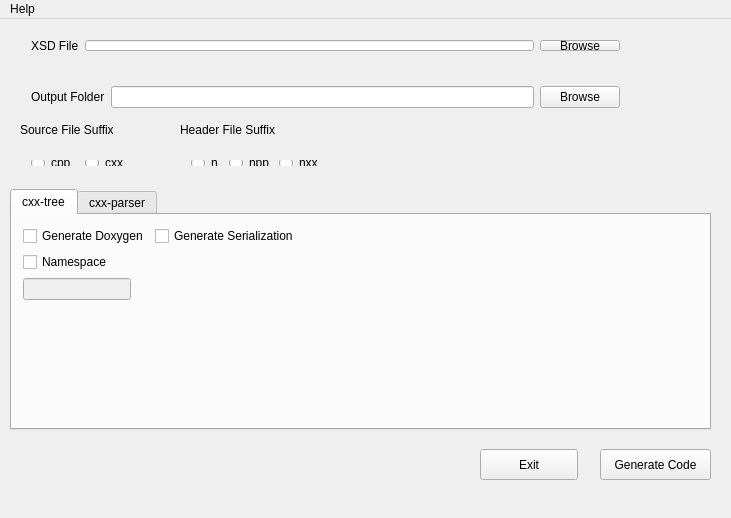
<?xml version="1.0" encoding="UTF-8"?>
<ui version="4.0">
 <class>XSD</class>
 <widget class="QMainWindow" name="XSD">
  <property name="geometry">
   <rect>
    <x>0</x>
    <y>0</y>
    <width>731</width>
    <height>518</height>
   </rect>
  </property>
  <property name="windowTitle">
   <string>XSD CodeSynthesis</string>
  </property>
  <widget class="QWidget" name="centralWidget">
   <widget class="QWidget" name="layoutWidget">
    <property name="geometry">
     <rect>
      <x>20</x>
      <y>10</y>
      <width>611</width>
      <height>33</height>
     </rect>
    </property>
    <layout class="QHBoxLayout" name="horizontalLayout">
     <item>
      <widget class="QLabel" name="label">
       <property name="text">
        <string>XSD File</string>
       </property>
      </widget>
     </item>
     <item>
      <widget class="QLineEdit" name="xsdfile"/>
     </item>
     <item>
      <widget class="QPushButton" name="xsdbrowser">
       <property name="text">
        <string>Browse</string>
       </property>
      </widget>
     </item>
    </layout>
   </widget>
   <widget class="QWidget" name="layoutWidget">
    <property name="geometry">
     <rect>
      <x>20</x>
      <y>50</y>
      <width>611</width>
      <height>56</height>
     </rect>
    </property>
    <layout class="QHBoxLayout" name="horizontalLayout_2">
     <item>
      <widget class="QLabel" name="label_2">
       <property name="text">
        <string>Output Folder</string>
       </property>
      </widget>
     </item>
     <item>
      <widget class="QLineEdit" name="outputFolder"/>
     </item>
     <item>
      <widget class="QPushButton" name="FolderBrowser">
       <property name="text">
        <string>Browse</string>
       </property>
      </widget>
     </item>
    </layout>
   </widget>
   <widget class="QLabel" name="label_3">
    <property name="geometry">
     <rect>
      <x>20</x>
      <y>100</y>
      <width>151</width>
      <height>21</height>
     </rect>
    </property>
    <property name="text">
     <string>Source File Suffix</string>
    </property>
   </widget>
   <widget class="QLabel" name="label_4">
    <property name="geometry">
     <rect>
      <x>180</x>
      <y>100</y>
      <width>151</width>
      <height>21</height>
     </rect>
    </property>
    <property name="text">
     <string>Header File Suffix</string>
    </property>
   </widget>
   <widget class="QTabWidget" name="tabWidget">
    <property name="geometry">
     <rect>
      <x>10</x>
      <y>170</y>
      <width>701</width>
      <height>241</height>
     </rect>
    </property>
    <property name="autoFillBackground">
     <bool>false</bool>
    </property>
    <property name="currentIndex">
     <number>0</number>
    </property>
    <widget class="QWidget" name="tab_3">
     <attribute name="title">
      <string>cxx-tree</string>
     </attribute>
     <layout class="QFormLayout" name="formLayout">
      <property name="fieldGrowthPolicy">
       <enum>QFormLayout::AllNonFixedFieldsGrow</enum>
      </property>
      <item row="0" column="0">
       <widget class="QCheckBox" name="GenDoxygen">
        <property name="text">
         <string>Generate Doxygen</string>
        </property>
       </widget>
      </item>
      <item row="0" column="1">
       <widget class="QCheckBox" name="GenSerialization">
        <property name="text">
         <string>Generate Serialization</string>
        </property>
       </widget>
      </item>
      <item row="1" column="0">
       <widget class="QCheckBox" name="checkBox">
        <property name="text">
         <string>Namespace</string>
        </property>
       </widget>
      </item>
      <item row="3" column="0">
       <widget class="QLabel" name="label_5">
        <property name="text">
         <string/>
        </property>
       </widget>
      </item>
      <item row="2" column="0">
       <widget class="QLineEdit" name="NameSpace">
        <property name="enabled">
         <bool>false</bool>
        </property>
       </widget>
      </item>
     </layout>
    </widget>
    <widget class="QWidget" name="tab_4">
     <attribute name="title">
      <string>cxx-parser</string>
     </attribute>
    </widget>
   </widget>
   <widget class="QWidget" name="layoutWidget">
    <property name="geometry">
     <rect>
      <x>20</x>
      <y>130</y>
      <width>124</width>
      <height>28</height>
     </rect>
    </property>
    <layout class="QHBoxLayout" name="horizontalLayout_3">
     <item>
      <widget class="QRadioButton" name="cpp_button">
       <property name="text">
        <string>cpp</string>
       </property>
      </widget>
     </item>
     <item>
      <widget class="QRadioButton" name="cxx_button">
       <property name="text">
        <string>cxx</string>
       </property>
      </widget>
     </item>
    </layout>
   </widget>
   <widget class="QWidget" name="layoutWidget">
    <property name="geometry">
     <rect>
      <x>180</x>
      <y>130</y>
      <width>154</width>
      <height>28</height>
     </rect>
    </property>
    <layout class="QHBoxLayout" name="horizontalLayout_4">
     <item>
      <widget class="QRadioButton" name="h_button">
       <property name="text">
        <string>h</string>
       </property>
      </widget>
     </item>
     <item>
      <widget class="QRadioButton" name="hpp_button">
       <property name="text">
        <string>hpp</string>
       </property>
      </widget>
     </item>
     <item>
      <widget class="QRadioButton" name="hxx_button">
       <property name="text">
        <string>hxx</string>
       </property>
      </widget>
     </item>
    </layout>
   </widget>
   <widget class="QPushButton" name="pushButton">
    <property name="geometry">
     <rect>
      <x>600</x>
      <y>430</y>
      <width>111</width>
      <height>31</height>
     </rect>
    </property>
    <property name="text">
     <string>Generate Code</string>
    </property>
   </widget>
   <widget class="QPushButton" name="exit_button">
    <property name="geometry">
     <rect>
      <x>480</x>
      <y>430</y>
      <width>98</width>
      <height>31</height>
     </rect>
    </property>
    <property name="text">
     <string>Exit</string>
    </property>
   </widget>
   <zorder>layoutWidget</zorder>
   <zorder>layoutWidget</zorder>
   <zorder>layoutWidget</zorder>
   <zorder>layoutWidget</zorder>
   <zorder>label_3</zorder>
   <zorder>label_4</zorder>
   <zorder>tabWidget</zorder>
   <zorder>pushButton</zorder>
   <zorder>exit_button</zorder>
  </widget>
  <widget class="QMenuBar" name="menuBar">
   <property name="geometry">
    <rect>
     <x>0</x>
     <y>0</y>
     <width>731</width>
     <height>29</height>
    </rect>
   </property>
   <widget class="QMenu" name="menuHelp">
    <property name="title">
     <string>Help</string>
    </property>
    <addaction name="menu_Content"/>
    <addaction name="menu_About"/>
   </widget>
   <addaction name="menuHelp"/>
  </widget>
  <action name="menu_Content">
   <property name="text">
    <string>Content</string>
   </property>
  </action>
  <action name="menu_About">
   <property name="text">
    <string>About</string>
   </property>
  </action>
 </widget>
 <layoutdefault spacing="6" margin="11"/>
 <resources/>
 <connections/>
</ui>
